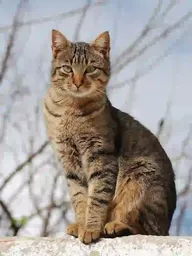
#> input picture Original.webp, 192 x 256 px, shrunk from 786 x 1050 before the run, found by its file name
$ jupyter execute PCD_Assignment03.ipynb   (shell and % lines are left out)
#> lines starting #> are read from the running program, lines starting #| are printed output that depends on the picture; after the words box and inside, x2 and y2 are one past the last pixel; in counts of white or black regions, pixels touching at a corner belong together
<a href="https://colab.research.google.com/github/Kenzi-GIT/PCD_Assignment03/blob/main/PCD_Assignment03.ipynb" target="_parent"></a>

# Kenji Ratanaputra - 24/534421/PA/22664
Implement one of the segmentation methods and several operation of morphological methods without using library. Comparing the segmentation result with and without applying morphological processing.

# 1. Import Libraries & Image

[cell 1]

import cv2
import numpy as np
import matplotlib.pyplot as plt
from PIL import Image
from google.colab.patches import cv2_imshow

# 2. Data Preparation

[cell 2]
# Image Preparation
original = "/content/PCD_Assignment03/Original.webp"
original_img = cv2.imread(original)
#> original_img is the input picture: shape (256, 192, 3); mean B, G, R 150.6, 155.2, 161.8
original_img = cv2.cvtColor(original_img, cv2.COLOR_BGR2RGB)

print("Original Image (RGB):")
cv2_imshow(cv2.cvtColor(original_img, cv2.COLOR_RGB2BGR))

gray_img = cv2.cvtColor(original_img, cv2.COLOR_RGB2GRAY)
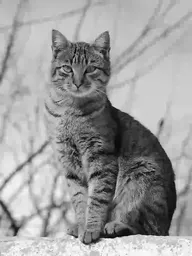
#> gray_img: shape (256, 192); min 1, max 254, mean 156.7

def show(before, segmented=None, processed=None, title1="Original", title2="Segmented", title3="Processed"):
    plt.figure(figsize=(15, 5))

    # Show original
    plt.subplot(1, 3, 1)
    plt.imshow(before, cmap='gray', vmin=0, vmax=255)
    plt.title(title1)
    plt.axis("off")

    # Show segmented
    plt.subplot(1, 3, 2)
    plt.imshow(segmented, cmap='gray', vmin=0, vmax=255)
    plt.title(title2)
    plt.axis("off")

    # Show processed
    plt.subplot(1, 3, 3)
    plt.imshow(processed, cmap='gray', vmin=0, vmax=255)
    plt.title(title3)
    plt.axis("off")

    plt.show()

# 3. Segmentation Method
1.   Otsu Method

[cell 3]
def otsu_threshold(img):
    histogram = np.zeros(256, dtype=int)
    for pixel_value in img.flatten():
        histogram[pixel_value] += 1

    total_pixels = img.size
    current_sum = sum(i * histogram[i] for i in range(256))
    sum_background = 0
    weight_background = 0
    max_variance = 0
    threshold = 0

    # Try every threshold value from 0-255
    for t in range(256):
        weight_background += histogram[t]
        if weight_background == 0:
            continue

        weight_foreground = total_pixels - weight_background
        if weight_foreground == 0:
            break

        sum_background += t * histogram[t]
        mean_background = sum_background / weight_background
        mean_foreground = (current_sum - sum_background) / weight_foreground


        variance = (weight_background * weight_foreground * (mean_background - mean_foreground) ** 2)

        if variance > max_variance:
            max_variance = variance
            threshold = t

    return threshold

def segment(image, threshold):
    segmented_image = np.zeros(image.shape, dtype=np.uint8)
    row, col = image.shape

    for r in range(row):
        for c in range(col):
            if image[r, c] > threshold:
                segmented_image[r, c] = 255
            else:
                segmented_image[r, c] = 0

    return segmented_image

optimal_threshold = otsu_threshold(gray_img)
#> the loop in otsu_threshold, `for pixel_value in img.flatten():` made 49152 passes
#> pixel_value on passes 1 to 3: 166, 171, 178
#> after the loop in otsu_threshold, `for pixel_value in img.flatten():`: histogram = 256 values, max 972 at index 192, min 0 at index 0, mean 192
#> in otsu_threshold, `current_sum = sum(i * histogram[i] for i in range(256))`: current_sum = 7701134
#> the loop in otsu_threshold, `for t in range(256):` made 255 passes
#> (weight_background, weight_foreground, sum_background, mean_background, mean_foreground, max_variance) on passes 2, 3, 5, 6, 7, 8, 9, 10, 11, 12, 13, 14: (1, 49151, 1, 1, 156.7, 1.19e+09), (2, 49150, 3, 1.5, 156.7, 2.37e+09), (4, 49148, 11, 2.75, 156.7, 4.66e+09), (5, 49147, 16, 3.2, 156.7, 5.79e+09), (7, 49145, 28, 4, 156.7, 8.02e+09), (10, 49142, 49, 4.9, 156.7, 1.13e+10), (13, 49139, 73, 5.62, 156.7, 1.46e+10), (21, 49131, 145, 6.9, 156.7, 2.32e+10), (33, 49119, 265, 8.03, 156.8, 3.59e+10), (53, 49099, 485, 9.15, 156.8, 5.68e+10), (78, 49074, 785, 10.06, 156.9, 8.25e+10), (97, 49055, 1032, 10.64, 157, 1.02e+11)
#> weight_background on pass 1: 0
#> after the loop in otsu_threshold, `for t in range(256):`: max_variance = 6.38e+12; sum_background = 7700372; threshold = 133; weight_background = 49152
#> optimal_threshold = 133
print(f"\nOptimal Threshold: {optimal_threshold}")
#| Optimal Threshold: 133
segmented_img = segment(gray_img, optimal_threshold)
#> after the loop in segment, `for r in range(row):`:
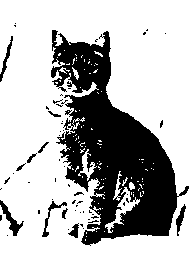
#> segmented_image: shape (256, 192); 70.7% white; 59 black regions (47 under 20 px), largest, box (x1, y1, x2, y2) and area: (51, 30, 189, 246) 13275, (0, 200, 24, 236) 236, (42, 201, 67, 237) 151

# 4. Morphological Operation

# **Erosion**
Erosi adalah kebalikan dari dilasi, yaitu proses morfologi yang berfungsi untuk mengikis atau memperkecil area foreground dengan menghapus piksel pada tepi objek. Proses ini dilakukan menggunakan kernel yang hanya mempertahankan piksel jika seluruh elemen kernel berada di atas area foreground. Erosi bermanfaat untuk memisahkan objek yang saling menempel sehingga sistem dapat melakukan segmentasi dan perhitungan objek dengan lebih akurat.

[cell 4]
def erosion(img, kernel_size=3):
    rows, cols = img.shape
    eroded = np.zeros_like(img)
    kernel = np.ones((kernel_size, kernel_size), dtype=int)
    k_rows, k_cols = kernel.shape
    pad_rows, pad_cols = k_rows // 2, k_cols // 2

    padded = np.pad(img, ((pad_rows, pad_rows), (pad_cols, pad_cols)),
                    mode='constant', constant_values=0)

    for i in range(rows):
        for j in range(cols):
            region = padded[i:i+k_rows, j:j+k_cols]
            if np.all(region * kernel == 255):
                eroded[i, j] = 255
            else:
                eroded[i, j] = 0

    return eroded

eroded_img = erosion(segmented_img, kernel_size=3)
#> in erosion, `padded = np.pad(img, ((pad_rows, pad_rows), (pad_cols, pad_cols)), mod..`: padded: shape (258, 194); 69.4% white; 56 black regions (45 under 20 px), largest, box (x1, y1, x2, y2) and area: (52, 31, 190, 247) 13275, (0, 0, 194, 258) 1286, (43, 202, 68, 238) 151
#> after the loop in erosion, `for i in range(rows):`:
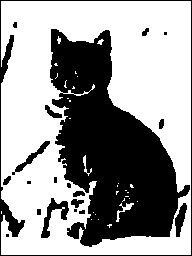
#> eroded: shape (256, 192); 61.3% white; 20 black regions (6 under 20 px), largest, box (x1, y1, x2, y2) and area: (50, 29, 190, 247) 16215, (0, 0, 192, 256) 1508, (41, 198, 69, 238) 373
show(gray_img, segmented_img, eroded_img, title1="Original", title2="Segmented", title3="Erosion")

# **Dilation**
Dilasi merupakan proses morfologi yang bertujuan untuk memperbesar area foreground pada citra biner dengan cara menambahkan piksel di tepi objek menggunakan kernel atau structuring element. Proses ini membuat objek tampak lebih tebal dan menyatu, sehingga sangat berguna dalam kasus seperti Optical Character Recognition (OCR) pada dokumen historis yang memiliki karakter terputus. Dengan menerapkan dilasi, setiap karakter dapat tergabung menjadi satu bagian utuh sehingga citra lebih mudah diolah oleh sistem.

[cell 5]
def dilation(img, kernel_size=3):
    rows, cols = img.shape
    dilated = np.zeros_like(img)
    kernel = np.ones((kernel_size, kernel_size), dtype=int)
    k_rows, k_cols = kernel.shape
    pad_rows, pad_cols = k_rows // 2, k_cols // 2

    padded = np.pad(img, ((pad_rows, pad_rows), (pad_cols, pad_cols)),
                    mode='constant', constant_values=0)

    for i in range(rows):
        for j in range(cols):
            region = padded[i:i+k_rows, j:j+k_cols]
            if np.any(region * kernel):
                dilated[i, j] = 255

    return dilated

dilated_img = dilation(segmented_img, kernel_size=3)
#> after the loop in dilation, `for i in range(rows):`:
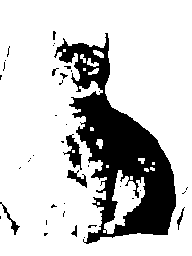
#> dilated: shape (256, 192); 78.9% white; 40 black regions (31 under 20 px), largest, box (x1, y1, x2, y2) and area: (54, 33, 176, 244) 9529, (63, 134, 82, 170) 292, (67, 170, 87, 188) 148
show(gray_img, segmented_img, dilated_img, title1="Original", title2="Segmented", title3="Dilation")

# **Opening**
Opening merupakan kombinasi dari dua operasi morfologi, yaitu erosi yang diikuti oleh dilasi. Tujuan utama dari metode ini adalah menghilangkan noise atau objek kecil yang tidak diinginkan tanpa mengubah bentuk utama objek. Pada tahap erosi, noise dihapus, kemudian dilasi mengembalikan ukuran objek agar tidak menyusut. Hasil akhirnya menghasilkan citra yang lebih bersih dengan bentuk objek utama tetap terjaga.

[cell 6]
def opening(img, kernel_size=3):
    eroded = erosion(img, kernel_size)
    opened = dilation(eroded, kernel_size)
    return opened

opened_img = opening(segmented_img, kernel_size=3)
#> call 2 of dilation, with kernel_size = 3
#> in dilation (call 2), `padded = np.pad(img, ((pad_rows, pad_rows), (pad_cols, pad_cols)), mod..`:
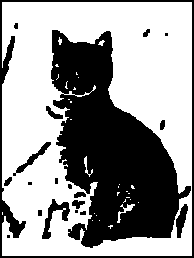
#> padded: shape (258, 194); 60.2% white; 20 black regions (6 under 20 px), largest, box (x1, y1, x2, y2) and area: (51, 30, 191, 248) 16215, (0, 0, 194, 258) 2408, (42, 199, 70, 239) 373
#> after the loop in dilation (call 2), `for i in range(rows):`:
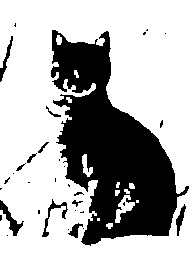
#> dilated: shape (256, 192); 68.5% white; 33 black regions (21 under 20 px), largest, box (x1, y1, x2, y2) and area: (51, 30, 189, 246) 14400, (0, 200, 24, 236) 247, (42, 199, 68, 237) 193
show(gray_img, segmented_img, opened_img, title1="Original", title2="Segmented", title3="Opening")

# **Closing**
Closing adalah kebalikan dari Opening, yaitu proses dilasi yang diikuti oleh erosi. Metode ini berfungsi untuk menutup celah atau lubang kecil pada objek hasil segmentasi sehingga objek tampak lebih utuh dan solid. Proses dilasi memperluas area foreground untuk menutup lubang, lalu erosi mengembalikan ukuran objek ke bentuk semula. Closing sering digunakan untuk memperbaiki citra dengan refleksi atau area kosong kecil agar hasil segmentasi menjadi lebih sempurna.

[cell 7]
def closing(img, kernel_size=3):
    dilated = dilation(img, kernel_size)
    closed = erosion(dilated, kernel_size)
    return closed

closed_img = closing(segmented_img, kernel_size=5)
#> call 3 of dilation, with kernel_size = 5
#> in dilation (call 3), `padded = np.pad(img, ((pad_rows, pad_rows), (pad_cols, pad_cols)), mod..`:
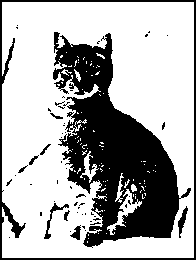
#> padded: shape (260, 196); 68.2% white; 56 black regions (45 under 20 px), largest, box (x1, y1, x2, y2) and area: (53, 32, 191, 248) 13275, (0, 0, 196, 260) 2194, (44, 203, 69, 239) 151
#> after the loop in dilation (call 3), `for i in range(rows):`:
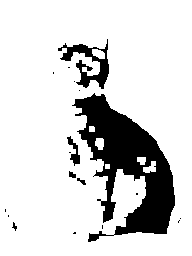
#> dilated: shape (256, 192); 83.8% white; 18 black regions (12 under 20 px), largest, box (x1, y1, x2, y2) and area: (72, 93, 175, 242) 6812, (58, 39, 109, 89) 899, (67, 136, 80, 166) 157, (69, 171, 76, 178) 34, (77, 178, 86, 185) 30, (12, 222, 17, 231) 21
#> call 3 of erosion, with kernel_size = 5
#> in erosion (call 3), `padded = np.pad(img, ((pad_rows, pad_rows), (pad_cols, pad_cols)), mod..`:
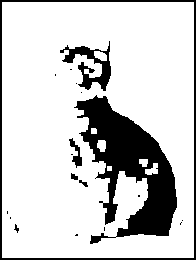
#> padded: shape (260, 196); 80.8% white; 19 black regions (12 under 20 px), largest, box (x1, y1, x2, y2) and area: (74, 95, 177, 244) 6812, (0, 0, 196, 260) 1808, (60, 41, 111, 91) 899
#> after the loop in erosion (call 3), `for i in range(rows):`:
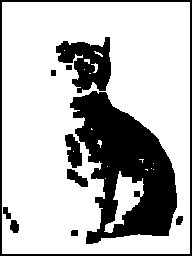
#> eroded: shape (256, 192); 72.7% white; 11 black regions, largest, box (x1, y1, x2, y2) and area: (70, 91, 177, 244) 8924, (56, 37, 111, 93) 1813, (0, 0, 192, 256) 1776
show(gray_img, segmented_img, closed_img, title1="Original", title2="Segmented", title3="Closing")
